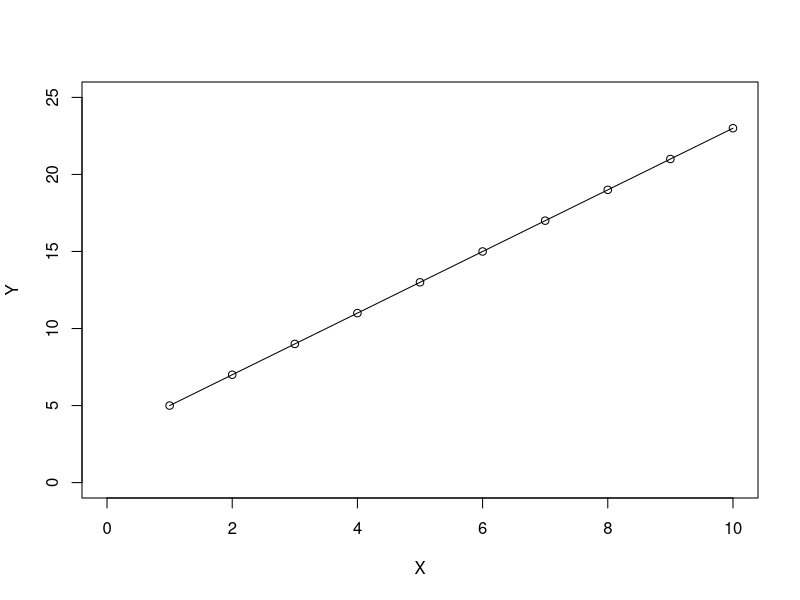
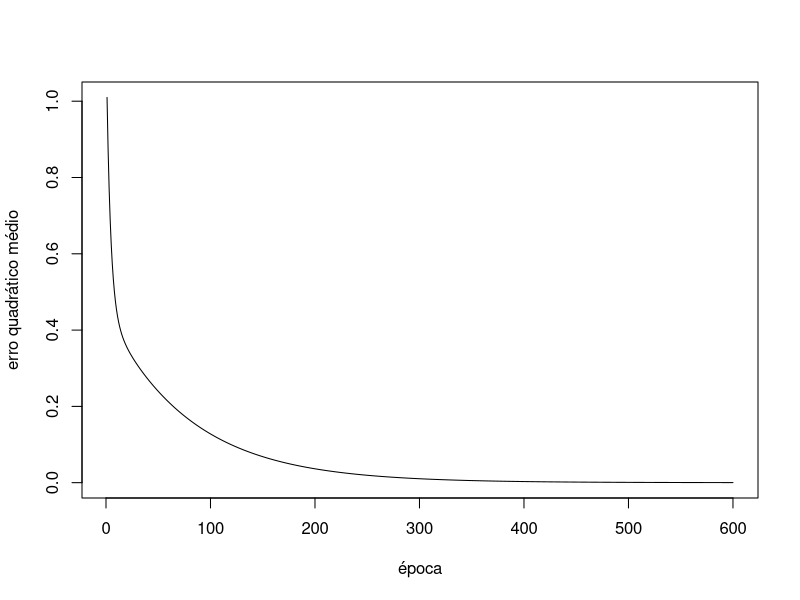
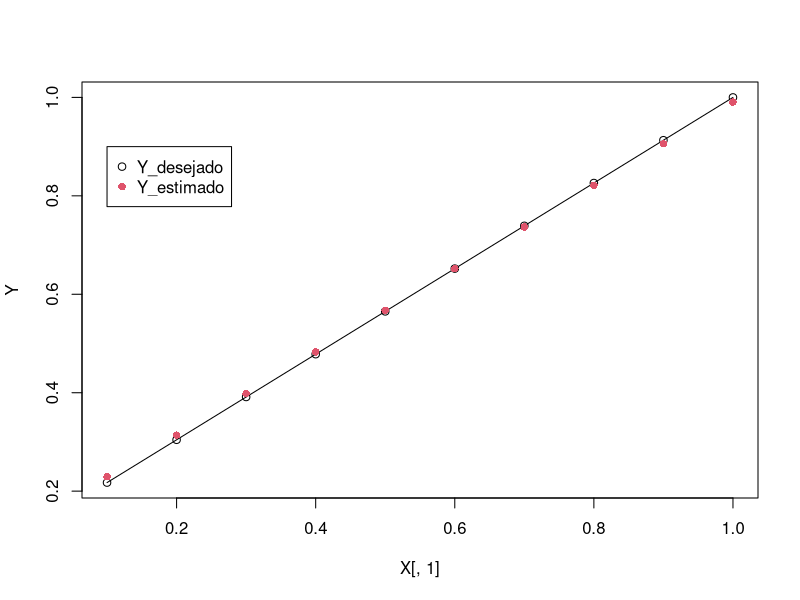

These charts were generated, in order, by the following R code:
## ---- chunk 1
N<-10
X<-seq(1:N)
Y<-2*(X)+3
plot(X,Y,type="o",xlim=c(0,10),ylim=c(0,25))
## ---- chunk 2
X<-X/max(X)
X<-t(t(X))
bias<-1
X<-cbind(X,bias)
print(X)
## ---- chunk 3
Y<-Y/max(Y)
print(cbind(Y))
## ---- chunk 4
epoca_max<-600
eta<-0.01
W<-c(0,1)
## ---- chunk 5
err_iter <- rep(0,N)
err_epoc <- rep(0,epoca_max)
## ---- chunk 6
for(epoca in 1:epoca_max){
  for(i in 1:N) {
    v<-sum(X[i,]*W)
    erro<-Y[i]-v
    delta<-(eta*erro*X[i,])
    W<-W+delta
    err_iter[i]<-0.5*(erro^2)
  }
  err_epoc[epoca]<-(sum(err_iter))
}
## ---- chunk 7
plot(err_epoc,type="line",xlab = "época", ylab = "erro quadrático médio",)
## ---- chunk 8
print(W)
## ---- chunk 9
Y_estimado = X[,1]*W[1]+W[2] 
## ---- chunk 10
plot(X[,1],Y,type="n")#,ylim=c(0.5, 1.2))
points(X[,1],Y,pch=1,type="o",col="1")
points(X[,1],Y_estimado,pch=16,type="p",col="2")
legend(0.1,0.9,legend=c("Y_desejado","Y_estimado"),col=c(1,2), pch=c(1,16))
## ---- chunk 11
print(paste("Erro final do treinamento",err_epoc[epoca_max]))
